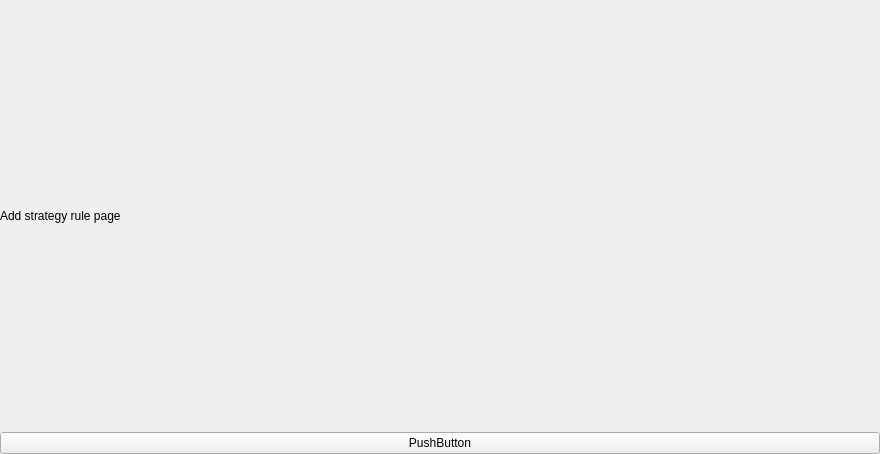
<?xml version="1.0" encoding="UTF-8"?>
<ui version="4.0">
 <class>Form</class>
 <widget class="QWidget" name="Form">
  <property name="geometry">
   <rect>
    <x>0</x>
    <y>0</y>
    <width>880</width>
    <height>454</height>
   </rect>
  </property>
  <property name="sizePolicy">
   <sizepolicy hsizetype="Expanding" vsizetype="Expanding">
    <horstretch>0</horstretch>
    <verstretch>0</verstretch>
   </sizepolicy>
  </property>
  <property name="windowTitle">
   <string>Form</string>
  </property>
  <property name="styleSheet">
   <string notr="true"/>
  </property>
  <layout class="QVBoxLayout" name="verticalLayout">
   <property name="spacing">
    <number>0</number>
   </property>
   <property name="sizeConstraint">
    <enum>QLayout::SetDefaultConstraint</enum>
   </property>
   <property name="leftMargin">
    <number>0</number>
   </property>
   <property name="topMargin">
    <number>0</number>
   </property>
   <property name="rightMargin">
    <number>0</number>
   </property>
   <property name="bottomMargin">
    <number>0</number>
   </property>
   <item>
    <widget class="QLabel" name="label">
     <property name="text">
      <string>Add strategy rule page</string>
     </property>
    </widget>
   </item>
   <item>
    <widget class="QPushButton" name="pushButton">
     <property name="text">
      <string>PushButton</string>
     </property>
    </widget>
   </item>
  </layout>
 </widget>
 <resources/>
 <connections/>
</ui>
